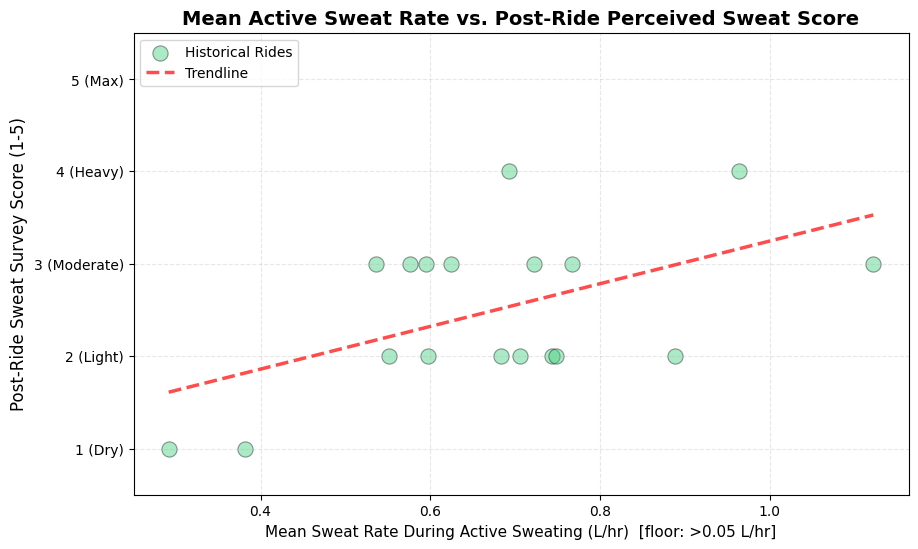

This chart was generated by the following Python code:
import sys
import os
import pandas as pd
import numpy as np
import matplotlib.pyplot as plt
import re

try:
    sys.path.insert(0, os.path.dirname(os.path.dirname(os.path.dirname(os.path.abspath(__file__)))))
    from credentials import SUPABASE_URL, SUPABASE_KEY
    from supabase import create_client
except Exception as e:
    print(f"Error loading Supabase credentials: {e}")
    sys.exit(1)

EXCLUDED_RIDES = {
    'RIDE_20260416_102808',
    'RIDE_20260331_151943',
    'RIDE_20260330_155917',
}

# Noise floor: readings below this are considered dry/pre-sweat and excluded from the mean
ACTIVE_SWEAT_FLOOR = 0.05  # L/hr

def fetch_surveys(client):
    response = client.table("ride_surveys").select("*").execute()
    data = response.data
    return pd.DataFrame(data) if data else pd.DataFrame()

def fetch_mean_active_sweat(client):
    print("Fetching sweat rate telemetry from 'ride_metrics_v2'...")
    all_data = []
    chunk_size = 1000
    start = 0
    while True:
        response = client.table("ride_metrics_v2").select("ride_id, sweat_rate_l_hr").range(start, start + chunk_size - 1).execute()
        data = response.data
        if not data:
            break
        all_data.extend(data)
        if len(data) < chunk_size:
            break
        start += chunk_size

    df = pd.DataFrame(all_data)
    if df.empty:
        return pd.DataFrame()

    df['sweat_rate_l_hr'] = pd.to_numeric(df['sweat_rate_l_hr'], errors='coerce')

    # Only average over readings where sweating is actively occurring
    active = df[df['sweat_rate_l_hr'] > ACTIVE_SWEAT_FLOOR]
    mean_df = active.groupby('ride_id')['sweat_rate_l_hr'].mean().reset_index()
    mean_df.rename(columns={'sweat_rate_l_hr': 'mean_active_sweat_rate_l_hr'}, inplace=True)
    return mean_df

def print_ride_table(merged_df):
    df = merged_df.copy()
    df['sweat_perception_score'] = pd.to_numeric(df['sweat_perception_score'], errors='coerce')
    df = df.sort_values('mean_active_sweat_rate_l_hr', ascending=False)
    print("\n  Rides sorted by mean active sweat rate:")
    print(f"  {'Ride ID':<32} {'Mean Active (L/hr)':>19} {'Survey Score':>13}")
    print("  " + "-"*66)
    for _, row in df.iterrows():
        print(f"  {row['ride_id']:<32} {row['mean_active_sweat_rate_l_hr']:>19.3f} {int(row['sweat_perception_score']):>13}")

def plot_correlation(merged_df, output_dir):
    print("Generating Mean Active Sweat Rate vs. Survey Score scatter plot...")

    plt.figure(figsize=(10, 6))

    x = merged_df['mean_active_sweat_rate_l_hr'].fillna(0)
    y = pd.to_numeric(merged_df['sweat_perception_score'], errors='coerce')

    plt.scatter(x, y, color='#2ECC71', s=120, alpha=0.4, edgecolors='black', linewidths=0.8, label='Historical Rides')

    if len(merged_df) > 1:
        z = np.polyfit(x, y, 1)
        p = np.poly1d(z)
        x_line = np.linspace(x.min(), x.max(), 200)
        plt.plot(x_line, p(x_line), "r--", linewidth=2.5, alpha=0.7, label="Trendline")

    plt.title("Mean Active Sweat Rate vs. Post-Ride Perceived Sweat Score", fontsize=14, fontweight='bold')
    plt.xlabel(f"Mean Sweat Rate During Active Sweating (L/hr)  [floor: >{ACTIVE_SWEAT_FLOOR} L/hr]", fontsize=11)
    plt.ylabel("Post-Ride Sweat Survey Score (1-5)", fontsize=12)

    plt.yticks([1, 2, 3, 4, 5], ['1 (Dry)', '2 (Light)', '3 (Moderate)', '4 (Heavy)', '5 (Max)'])
    plt.ylim(0.5, 5.5)
    plt.grid(True, linestyle='--', alpha=0.3)
    plt.legend(loc='upper left')

    output_path = os.path.join(output_dir, '03.6_mean_active_sweat_rate_survey.png')
    plt.savefig(output_path, bbox_inches='tight')
    plt.close()
    print(f"-> Saved plot: {output_path}")

def analyse_threshold(merged_df):
    print("\n" + "="*60)
    print("  THRESHOLD CALIBRATION (Mean Active Sweat Rate)")
    print("="*60)

    df = merged_df.copy()
    df['sweat_perception_score'] = pd.to_numeric(df['sweat_perception_score'], errors='coerce')
    df['mean_active_sweat_rate_l_hr'] = pd.to_numeric(df['mean_active_sweat_rate_l_hr'], errors='coerce')
    df = df.dropna(subset=['sweat_perception_score', 'mean_active_sweat_rate_l_hr'])

    labels = {1: 'Completely Dry', 2: 'Lightly Sweating',
              3: 'Moderately Sweaty', 4: 'Very Sweaty', 5: 'Max Effort (Dripping)'}

    print(f"\n  Mean active sweat rate per subjective rating (floor >{ACTIVE_SWEAT_FLOOR} L/hr):")
    print(f"  {'Rating':<10} {'Label':<28} {'Mean Active (L/hr)':<20} {'N Rides'}")
    print("  " + "-"*64)

    band_means = {}
    for rating in sorted(df['sweat_perception_score'].unique()):
        subset = df[df['sweat_perception_score'] == rating]['mean_active_sweat_rate_l_hr']
        mean_val = subset.mean()
        band_means[rating] = mean_val
        label = labels.get(int(rating), 'Unknown')
        print(f"  {int(rating):<10} {label:<28} {mean_val:<20.3f} {len(subset)}")

    missing = {1, 2, 3, 4, 5} - set(int(r) for r in df['sweat_perception_score'].unique())
    if missing:
        print(f"\n  No data yet for rating(s): {sorted(missing)} — collect more rides.")

    if 2 in band_means and 3 in band_means:
        personal_threshold = (band_means[2] + band_means[3]) / 2.0
        print(f"\n  Mean active rate at rating 2 (Lightly Sweating)  : {band_means[2]:.3f} L/hr")
        print(f"  Mean active rate at rating 3 (Moderately Sweaty) : {band_means[3]:.3f} L/hr")
        print(f"\n  ► Empirical threshold (midpoint 2→3)             : {personal_threshold:.3f} L/hr")
        print(f"  ► Hardcoded threshold currently in model          : 0.300 L/hr")

        diff = personal_threshold - 0.300
        if abs(diff) < 0.05:
            print(f"\n  ✅ Empirical threshold within 0.05 L/hr of hardcoded value — 0.3 L/hr is well calibrated.")
        elif diff > 0:
            print(f"\n  ⚠️  Empirical threshold is {diff:.3f} L/hr ABOVE 0.3 — consider raising the threshold.")
        else:
            print(f"\n  ⚠️  Empirical threshold is {abs(diff):.3f} L/hr BELOW 0.3 — consider lowering the threshold.")

        return personal_threshold
    else:
        print("\n  ⚠️  Need rides rated both 2 and 3 to calculate the empirical threshold midpoint.")
        return None

def main():
    print("="*60)
    print(" STEP 3.6: MEAN ACTIVE SWEAT RATE vs. SURVEY SCORE")
    print("="*60)

    client = create_client(SUPABASE_URL, SUPABASE_KEY)

    surveys_df = fetch_surveys(client)
    telemetry_df = fetch_mean_active_sweat(client)

    if surveys_df.empty or telemetry_df.empty:
        print("Not enough data to cross-reference tables.")
        return

    merged_df = pd.merge(telemetry_df, surveys_df, on='ride_id', how='inner')
    merged_df = merged_df[~merged_df['ride_id'].isin(EXCLUDED_RIDES)]

    print(f"\n✅ Matched {len(merged_df)} rides with both telemetry and a survey score.")

    if len(merged_df) == 0:
        print("⚠️ No matching rides found.")
        return

    output_dir = os.path.dirname(os.path.abspath(__file__))
    print_ride_table(merged_df)
    plot_correlation(merged_df, output_dir)
    analyse_threshold(merged_df)

if __name__ == "__main__":
    main()
